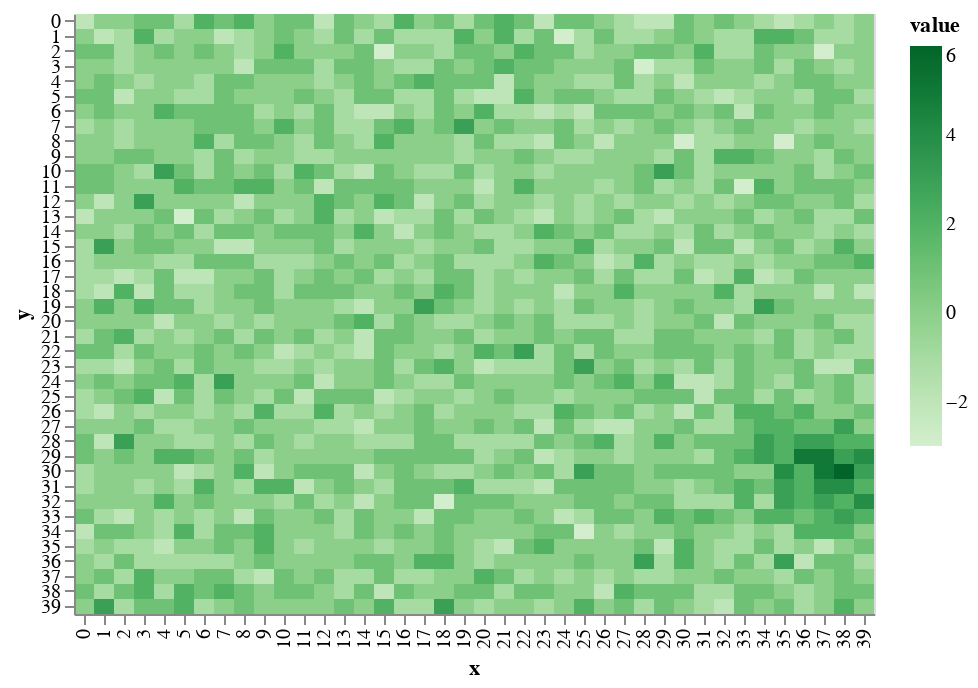

Notebook code cell kept with this figure:
### Markdown cell above
This makes a much more _natural_ looking mountain.

### Code cell
world.add_mountain(mdf)
draw.drawTerrainHeight(world.grid_elevation)

### Figure 1 — Vega-Lite specification as saved in the notebook (floating-point values rounded to 4 significant figures; data arrays with more than 128 entries replaced by an {"elided": "..."} marker saying what was removed)
{"$schema": "https://vega.github.io/schema/vega-lite/v2.6.0.json", "config": {"view": {"height": 300, "width": 400}}, "data": {"name": "data-98d8aef331753535441e34ba41dd74c7"}, "datasets": {"data-98d8aef331753535441e34ba41dd74c7": {"elided": "1600 records"}}, "encoding": {"color": {"field": "value", "scale": {"scheme": "greens"}, "type": "quantitative"}, "x": {"field": "x", "type": "ordinal"}, "y": {"field": "y", "type": "ordinal"}}, "mark": "rect"}
